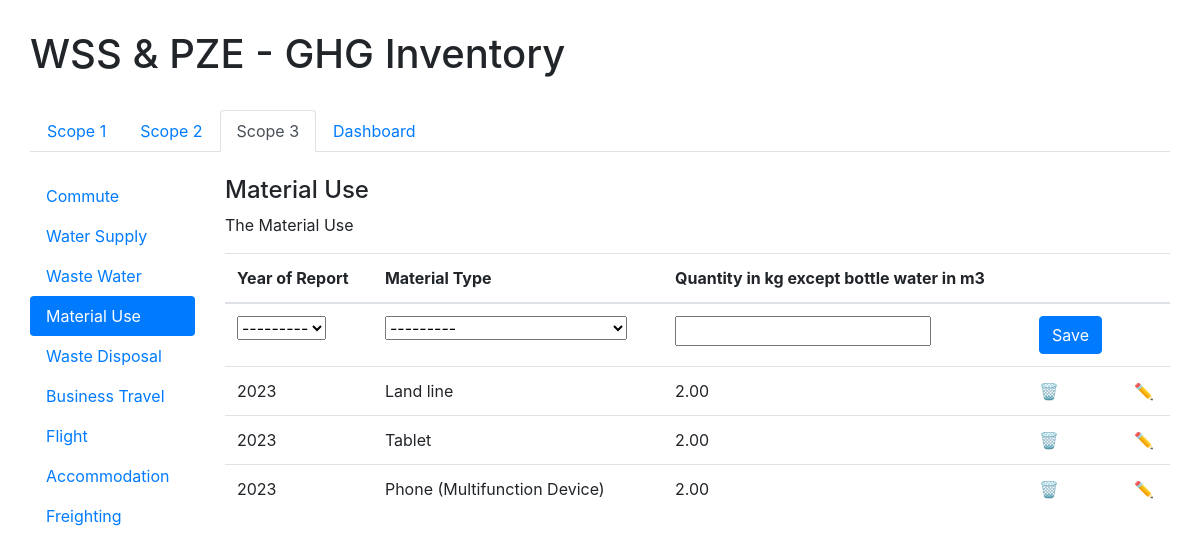
The page /ghg/scope3/material/ on the database its author committed.
### ghg_inventory/models.py (models this page shows)
class Material(models.Model):
    inventory_year = models.ForeignKey(Inventory_Year, on_delete=models.CASCADE)
    MATERIAL_CHOICES = [
        ('Land line', 'Land line'),
        ('Tablet', 'Tablet'),
        ('Phone (Multifunction Device)', 'Phone (Multifunction Device)'),
        ('Camera Battery', 'Camera Battery'),
        ('Office Paper', 'Office Paper'),
        ('Toilet Paper', 'Toilet Paper'),
        ('Mixed Can', 'Mixed Can'),
        ('Office Chair', 'Office Chair'),
        ('Wooden Table', 'Wooden Table'),
        ('Bean Bag Chair', 'Bean Bag Chair'),
        ('Monitor - Desktop', 'Monitor - Desktop'),
        ('Office Desk', 'Office Desk'),
        ('Bottled Water (m3)', 'Bottled Water (m3)'),
    ]
    type = models.CharField(max_length=30, choices=MATERIAL_CHOICES)
    quantity = models.DecimalField(max_digits=10, decimal_places=2)
    emission = models.FloatField()

class Inventory_Year(models.Model):
    year_choices = [(year, year) for year in range(2023, 2030)]
    year = models.IntegerField(choices=year_choices)
    def __str__(self):
        return str(self.year)

### ghg_inventory/views.py (the view, shortened to what this page needs)
# urls.py: path('scope3/material/', views.material, name='material'),
def material(request):
    material = Material_Form(prefix='material')
    materials = Material.objects.all()
    context_material = {'material': material, 'materials': materials}
    return render(request, 'ghg_inventory/scope3_material.html', context_material)

### ghg_inventory/forms.py
class Material_Form(forms.ModelForm):
    class Meta:
        model = Material
        fields = ['inventory_year', 'type', 'quantity']

### ghg_inventory/templates/ghg_inventory/scope3_material.html (shortened to what this page needs)
{% extends 'ghg_inventory/base_scope3.html' %}
{% block content %}
    <div class="row">
        <div class="col-2">
            <ul class="nav nav-pills flex-column">
                <li class="nav-item">
                    <a class="nav-link " href="{% url 'commute' %}">Commute</a>
                </li>
                <li class="nav-item">
                    <a class="nav-link "  href="{% url 'water' %}">Water Supply</a>
                </li>
                <li class="nav-item">
                    <a class="nav-link " href="{% url 'wastewater' %}">Waste Water</a>
                </li>
                <li class="nav-item">
                    <a class="nav-link active "  href="{% url 'material' %}">Material Use</a>
                </li>
                <li class="nav-item">
                    <a class="nav-link "  href="{% url 'disposal' %}">Waste Disposal</a>
                </li>
                <li class="nav-item">
                    <a class="nav-link "  href="{% url 'travel' %}">Business Travel</a>
                </li>
                <li class="nav-item">
                    <a class="nav-link "  href="{% url 'flight' %}"> Flight </a>
                </li>
                <li class="nav-item">
                    <a class="nav-link "  href="{% url 'accommodation' %}">Accommodation</a>
                </li>
                <li class="nav-item">
                    <a class="nav-link "  href="{% url 'freighting' %}">Freighting</a>
                </li>
            </ul>
        </div>
        <div class="col">
            <h4> Material Use</h4>
            <p> The Material Use</p>
            <form method="post">
            <table class="table table-hover">
                <thead>
                    <tr>
                        <th>Year of Report</th>
                        <th>Material Type </th>
                        <th>Quantity in kg except bottle water in m3</th>
                        <th></th>
                        <th></th>
                    </tr>
                </thead>
                <tbody>
                    <tr>
                        <td> {{ material.inventory_year }} </td>
                        <td>{{ material.type}}</td>
                        <td>{{ material.quantity}}</td>
                        <td><button type="submit" class="btn btn-primary">Save</button></td>
                        <td></td>
                    </tr>
                        {% for item in materials%}
                            <tr>
                                <td>{{ item.inventory_year }}</td>
                                <td>{{ item.type}}</td>
                                <td>{{ item.quantity}}</td>
                                <td><a href="{% url 'material_delete' item.id %}">🗑️</a></td>
                                <td><a href="{% url 'material_update' item.id %}">✏️</a></td>
                            </tr>
                        {% endfor %}
                </tbody>
            </table>
            </form>
        </div>
    </div>
{% endblock %}

### rows shown on the page
Material: inventory_year "2023", type "Land line", quantity "2.00"
Material: inventory_year "2023", type "Tablet", quantity "2.00"
Material: inventory_year "2023", type "Phone (Multifunction Device)", quantity "2.00"
